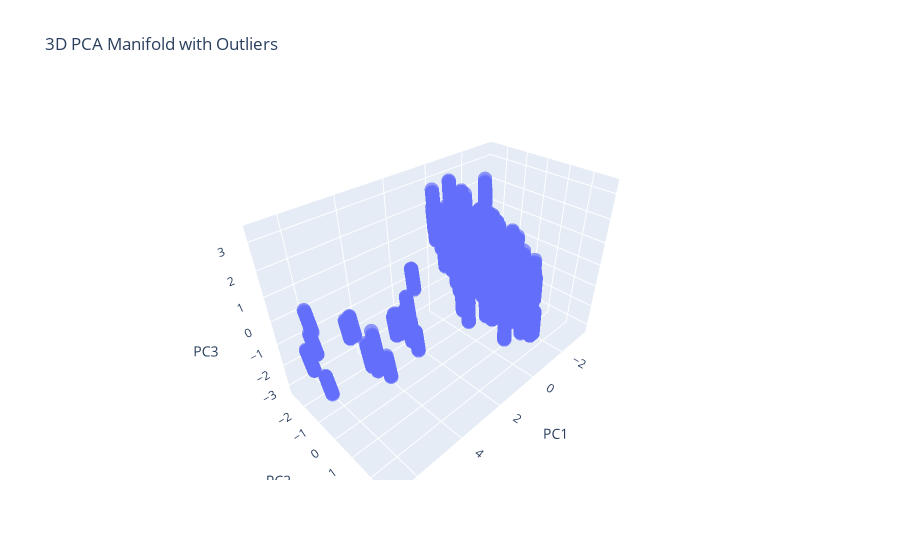

Notebook code cell kept with this figure:
### Markdown cell above
# PCA

### Code cell
import plotly.express as px
from sklearn.decomposition import PCA
from sklearn.preprocessing import StandardScaler

pd.set_option('display.expand_frame_repr', False)  # Prevent wrapping to multiple lines

def pca_outlier_contribution_and_plot_3d(df, columns, n_components=3, threshold=2.5):
    """
    Perform PCA-based outlier detection and return a DataFrame with outlier information.
    
    Args:
        df (pd.DataFrame): The DataFrame containing the data.
        columns (list): A list of column names to apply PCA outlier detection.
        n_components (int): Number of principal components to use (default: 3).
        threshold (float): The reconstruction error threshold for identifying outliers (default: 2.5).
    
    Returns:
        pd.DataFrame: Modified DataFrame with reconstruction error and outlier flag.
    """
    # Ensure only the specified columns are selected
    df_numerical = df[columns]
    
    # Drop rows with missing values (NaN) in the selected columns
    df_numerical_cleaned = df_numerical.dropna()
    
    # Standardize the numerical data
    scaler = StandardScaler()
    X_scaled = scaler.fit_transform(df_numerical_cleaned)
    
    # Apply PCA to reduce the dimensionality of the numerical data
    pca = PCA(n_components=n_components)
    X_pca = pca.fit_transform(X_scaled)
    
    # Reconstruct the data from the principal components
    X_reconstructed = pca.inverse_transform(X_pca)
    
    # Compute the reconstruction error for each feature (column-wise error)
    column_wise_error = (X_scaled - X_reconstructed) ** 2  # Error for each column
    
    # Compute the overall reconstruction error (sum across columns)
    reconstruction_error = np.sum(column_wise_error, axis=1)
    
    # Flag points with high overall reconstruction error as outliers
    outliers = reconstruction_error > threshold
    
    # Create a copy of the original DataFrame to store outlier information
    df_copy = df.loc[df_numerical_cleaned.index].copy()  # Only keep rows without missing values
    
    # Add the reconstruction error and outlier flag to the copy of the DataFrame
    df_copy['reconstruction_error'] = reconstruction_error
    df_copy['pca_outlier'] = outliers
    
    # Compute and display PCA loadings (weights of each feature on each principal component)
    loadings = pd.DataFrame(pca.components_.T, columns=[f'PC{i+1}' for i in range(n_components)], index=columns)
    
    # Show the loadings
    print("PCA Loadings (weights of each feature on the principal components):")
    print(loadings)
    
    # Create a 3D interactive plot using Plotly
    fig = px.scatter_3d(
        x=X_pca[:, 0],  # Principal Component 1
        y=X_pca[:, 1],  # Principal Component 2
        z=X_pca[:, 2],  # Principal Component 3
        title='3D PCA Manifold with Outliers',
        labels={'x': 'PC1', 'y': 'PC2', 'z': 'PC3'},
        opacity=0.7,
    )
    
    fig.update_traces(marker=dict(size=5))
    fig.show()
    
    # If a row is an outlier, find which columns contributed most to the error
    contribution = pd.DataFrame(column_wise_error, columns=df_numerical_cleaned.columns, index=df_numerical_cleaned.index)
    
    # Return DataFrame with outlier information and column-wise contributions
    return df_copy, contribution, loadings

selected_columns = ['points', 'uci_points', 'length', 'climb_total', 'profile', 'startlist_quality', 'average_temperature', 'cyclist_age']  # Exclude 'position' and any irrelevant columns
df_with_outliers, contribution_df, loadings_df = pca_outlier_contribution_and_plot_3d(df_races, selected_columns, n_components=3, threshold=15)

# Display outliers with their overall reconstruction error
print(df_with_outliers[df_with_outliers['pca_outlier']])

# Display contribution of each column for the outlier rows
outliers_contributions = contribution_df.loc[df_with_outliers[df_with_outliers['pca_outlier']].index]
print(outliers_contributions)

# Show the loadings (weights of each feature on each principal component)
print(loadings_df)

# Drop the reconstruction_error column since we don't want it from now on
df_with_outliers.drop('reconstruction_error', axis=1, inplace=True)

### Figure 1 — Plotly figure (JSON) as saved in the notebook; plotly's stock layout.template omitted (floating-point values rounded to 4 significant figures; data arrays with more than 128 entries replaced by an {"elided": "..."} marker saying what was removed)
{"data": [{"hovertemplate": "PC1=%{x}<br>PC2=%{y}<br>PC3=%{z}<extra></extra>", "legendgroup": "", "marker": {"color": "#636efa", "opacity": 0.7, "size": 5, "symbol": "circle"}, "mode": "markers", "name": "", "scene": "scene", "showlegend": false, "type": "scatter3d", "x": {"elided": "29933 float values"}, "y": {"elided": "29933 float values"}, "z": {"elided": "29933 float values"}}], "layout": {"legend": {"tracegroupgap": 0}, "scene": {"domain": {"x": [0, 1], "y": [0, 1]}, "xaxis": {"title": {"text": "PC1"}}, "yaxis": {"title": {"text": "PC2"}}, "zaxis": {"title": {"text": "PC3"}}}, "title": {"text": "3D PCA Manifold with Outliers"}}}
